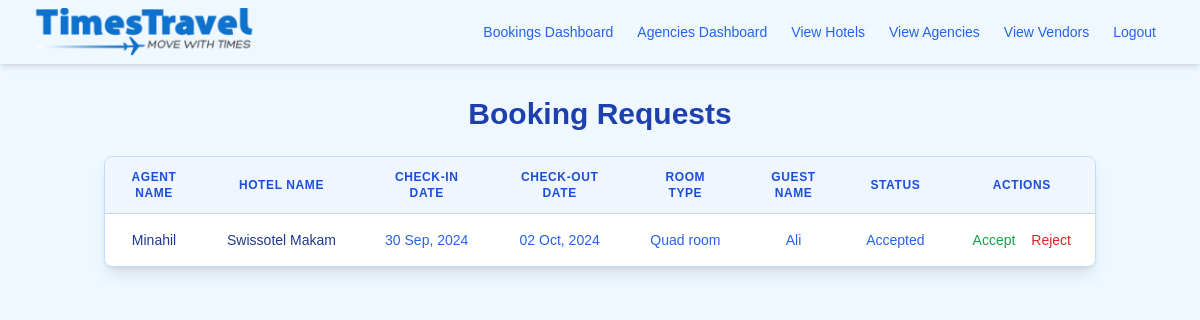
The app's page /view_booking_requests (signed in), older data.
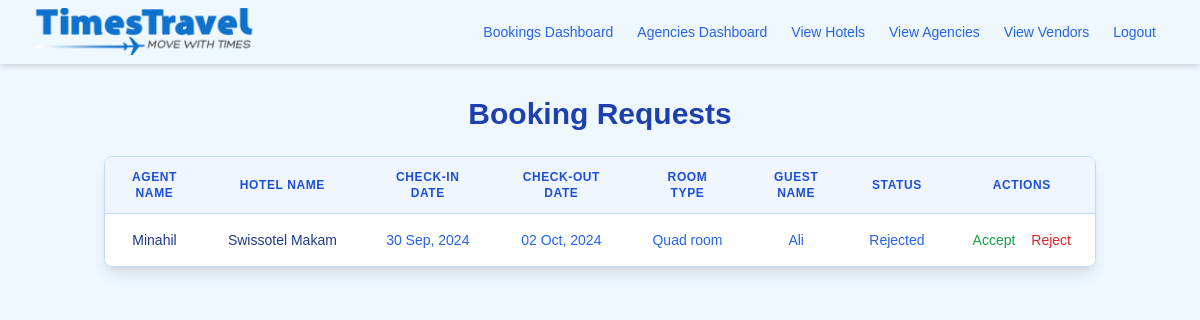
The same page, newer data.
### app/models.py (models this page shows, shortened)
class BookingRequest(db.Model):
    __tablename__ = 'booking_request'
    id = Column(Integer, primary_key=True)
    hotel_name = Column(String(128), nullable=False)
    room_type = Column(String(128), nullable=False)
    check_in = Column(Date, nullable=False)
    check_out = Column(Date, nullable=False)
    guest_name = Column(String(128), nullable=True)
    status = Column(Boolean, default=False)
    agent_id = Column(Integer, ForeignKey('users.id'), nullable=True)
    agent = relationship(
        'User',  # This must match the User model
        back_populates='booking_requests',  # This must match the back_populates in User model
        foreign_keys=[agent_id]
    )

class User(UserMixin, db.Model):
    __tablename__ = 'users'
    id = Column(Integer, primary_key=True)
    username = Column(String(64), nullable=False)
    email = Column(String(120), unique=True, nullable=False)
    hashed_password = Column(String(128), nullable=False)
    role = Column(String(64), nullable=False, default='user')
    agency_id = Column(Integer, ForeignKey('agencies.id'), nullable=True)
    agency = relationship(
        'Agency',
        back_populates='users',
        foreign_keys=[agency_id]
    )
    bookings = relationship(
        'Booking',
        back_populates='agent',
        foreign_keys='Booking.agent_id'
    )
    booking_requests = relationship(
        'BookingRequest',  # This must match the table name BookingRequest
        back_populates='agent',  # Ensure this matches the back_populates in BookingRequest
        foreign_keys='BookingRequest.agent_id'
    )

### app/routes/booking_routes.py (the view)
@booking_bp.route('/view_booking_requests', methods=['GET'])
@login_required
@roles_required('super_admin', 'admin')
def view_booking_requests():
    requests = BookingRequest.query.all()
    return render_template('booking/view_booking_requests.html', requests=requests)

### app/models.py (called while the page is built)
@login.user_loader
def load_user(id):
    return User.query.get(int(id))

### app/templates/booking/view_booking_requests.html (shortened to what this page needs)
{% extends "index.html" %}
{% block content %}
<div class="container mx-auto mt-8 px-4">
    <h1 class="text-3xl font-bold text-blue-800 mb-6">Booking Requests</h1>
    {% if requests %}
        <div class="overflow-x-auto bg-white rounded-lg shadow-lg border border-blue-200">
            <table class="min-w-full divide-y divide-blue-200">
                <thead class="bg-blue-50">
                    <tr>
                        <th scope="col" class="px-6 py-3 text-xs font-semibold text-blue-700 uppercase tracking-wider">Agent Name</th>
                        <th scope="col" class="px-6 py-3 text-xs font-semibold text-blue-700 uppercase tracking-wider">Hotel Name</th>
                        <th scope="col" class="px-6 py-3 text-xs font-semibold text-blue-700 uppercase tracking-wider">Check-in Date</th>
                        <th scope="col" class="px-6 py-3 text-xs font-semibold text-blue-700 uppercase tracking-wider">Check-out Date</th>
                        <th scope="col" class="px-6 py-3 text-xs font-semibold text-blue-700 uppercase tracking-wider">Room Type</th>
                        <th scope="col" class="px-6 py-3 text-xs font-semibold text-blue-700 uppercase tracking-wider">Guest Name</th>
                        <th scope="col" class="px-6 py-3 text-xs font-semibold text-blue-700 uppercase tracking-wider">Status</th>
                        <th scope="col" class="px-6 py-3 text-xs font-semibold text-blue-700 uppercase tracking-wider">Actions</th>
                    </tr>
                </thead>
                <tbody class="bg-white divide-y divide-blue-100">
                    {% for request in requests %}
                        <tr class="hover:bg-blue-50 transition-colors duration-200">
                            <td class="px-6 py-4 whitespace-nowrap text-sm font-medium text-blue-900">{{ request.agent.username }}</td>
                            <td class="px-6 py-4 whitespace-nowrap text-sm font-medium text-blue-900">{{ request.hotel_name }}</td>
                            <td class="px-6 py-4 whitespace-nowrap text-sm text-blue-600">{{ request.check_in.strftime('%d %b, %Y') }}</td>
                            <td class="px-6 py-4 whitespace-nowrap text-sm text-blue-600">{{ request.check_out.strftime('%d %b, %Y') }}</td>
                            <td class="px-6 py-4 whitespace-nowrap text-sm text-blue-600">{{ request.room_type }}</td>
                            <td class="px-6 py-4 whitespace-nowrap text-sm text-blue-600">{{ request.guest_name }}</td>
                            <td class="px-6 py-4 whitespace-nowrap text-sm text-blue-600">
                                {{ 'Accepted' if request.status else 'Rejected' }}
                            </td>
                            <td class="px-6 py-4 whitespace-nowrap text-sm font-medium">
                                <button onclick="openAcceptDialog({{ request.id }})" class="text-green-600 hover:text-green-900 mr-3">Accept</button>
                                <button onclick="openRejectDialog({{ request.id }})" class="text-red-600 hover:text-red-900">Reject</button>
                            </td>
                        </tr>
                    {% endfor %}
                </tbody>
            </table>
        </div>
    {% else %}
        <div class="bg-white shadow-md rounded-lg p-6 border border-blue-200">
            <p class="text-blue-600 text-center">No booking requests available at this time.</p>
        </div>
    {% endif %}
</div>
{% endblock %}

### app/templates/index.html (shortened to what this page needs)
{% extends "base.html" %}

### app/templates/base.html (shortened to what this page needs)
<!DOCTYPE html>
<html lang="en">
<head>
    <link rel="stylesheet" href="{{ url_for('static', filename='style.css') }}">
    <link rel="stylesheet" href="https://cdnjs.cloudflare.com/ajax/libs/font-awesome/6.0.0-beta3/css/all.min.css">
    <link rel="stylesheet" href="https://cdnjs.cloudflare.com/ajax/libs/flatpickr/4.6.13/flatpickr.min.css">
    <script src="https://cdn.tailwindcss.com"></script>
</head>
<body class="bg-primary-100">
    <nav class="bg-yellow-400 shadow-md">
        <div class="max-w-7xl mx-auto px-4 sm:px-6 lg:px-8">
            <div class="flex justify-between h-16">
                <div class="flex">
                    <div class="flex-shrink-0 flex items-center">
                      <a href="{{ url_for('auth.index') }}">
                        <img src="{{ url_for('static', filename='images/Times_logo-high.png') }}" alt="Times Travel Logo" class="h-12 w-auto mr-2">
                      </a>
                    </div>
                </div>
                <div class="flex items-center">
                    <div class="hidden md:block">
                        <div class="ml-4 flex items-center md:ml-6">
                            {% if current_user.is_authenticated %}
                                {% if current_user.role == 'super_admin' or current_user.role == 'admin' %}
                                    <a href="{{ url_for('booking.view_bookings') }}" class="text-blue-600 hover:text-blue-900 px-3 py-2 rounded-md text-sm font-medium">Bookings Dashboard</a>
                                    <a href="{{ url_for('agency.agencies_dashboard') }}" class="text-blue-600 hover:text-blue-900 px-3 py-2 rounded-md text-sm font-medium">Agencies Dashboard</a>
                                    <a href="{{ url_for('hotel.view_hotels') }}" class="text-blue-600 hover:text-blue-900 px-3 py-2 rounded-md text-sm font-medium">View Hotels</a>
                                    <a href="{{ url_for('agency.view_agencies') }}" class="text-blue-600 hover:text-blue-900 px-3 py-2 rounded-md text-sm font-medium">View Agencies</a>
                                    <a href="{{ url_for('vendor.view_vendors') }}" class="text-blue-600 hover:text-blue-900 px-3 py-2 rounded-md text-sm font-medium">View Vendors</a>
                                {% endif %}
                                <a href="{{ url_for('auth.logout') }}" class="text-blue-600 hover:text-blue-900 px-3 py-2 rounded-md text-sm font-medium">Logout</a>
                            {% else %}
                                <a href="{{ url_for('auth.login') }}" class="text-blue-600 hover:text-blue-900 px-3 py-2 rounded-md text-sm font-medium">Login</a>
                            {% endif %}
                        </div>
                    </div>
                </div>
            </div>
        </div>
    </nav>
    <div class="mt-6 mx-auto max-w-7xl px-4 sm:px-6 lg:px-8">
        {% block content %}{% endblock %}
    </div>
</body>
</html>

### app/static/css/style.css (style rules this page uses)
body { font-family: Arial, Helvetica, sans-serif; background: url('../images/backpic.jpeg') ; background-position: center; background-repeat: no-repeat; background-size: cover; height: 600px; }

### app/templates/base.html (style rules this page uses)
body { font-family: Arial, sans-serif; background-color: #f0f8ff; text-align: center; }

Row changes from the older to the newer data that the page shows:
changed BookingRequest "Swissotel Makam": status "Accepted" → "Rejected"
